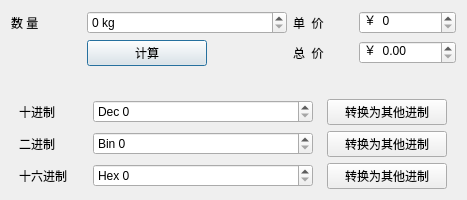
<?xml version="1.0" encoding="UTF-8"?>
<ui version="4.0">
 <class>TestSpinBox</class>
 <widget class="QDialog" name="TestSpinBox">
  <property name="geometry">
   <rect>
    <x>0</x>
    <y>0</y>
    <width>467</width>
    <height>200</height>
   </rect>
  </property>
  <property name="windowTitle">
   <string>Dialog</string>
  </property>
  <layout class="QVBoxLayout" name="verticalLayout">
   <item>
    <layout class="QGridLayout" name="gridLayout" columnminimumwidth="0,0,0,0">
     <property name="sizeConstraint">
      <enum>QLayout::SetFixedSize</enum>
     </property>
     <item row="0" column="1">
      <widget class="QSpinBox" name="spinBoxNum">
       <property name="minimumSize">
        <size>
         <width>200</width>
         <height>0</height>
        </size>
       </property>
       <property name="suffix">
        <string> kg</string>
       </property>
       <property name="prefix">
        <string/>
       </property>
      </widget>
     </item>
     <item row="0" column="3">
      <widget class="QSpinBox" name="spinBoxPrice">
       <property name="prefix">
        <string>￥  </string>
       </property>
      </widget>
     </item>
     <item row="0" column="2">
      <widget class="QLabel" name="label_2">
       <property name="minimumSize">
        <size>
         <width>0</width>
         <height>0</height>
        </size>
       </property>
       <property name="maximumSize">
        <size>
         <width>60</width>
         <height>16777215</height>
        </size>
       </property>
       <property name="text">
        <string>单  价</string>
       </property>
      </widget>
     </item>
     <item row="0" column="0">
      <widget class="QLabel" name="label">
       <property name="minimumSize">
        <size>
         <width>0</width>
         <height>0</height>
        </size>
       </property>
       <property name="maximumSize">
        <size>
         <width>70</width>
         <height>16777215</height>
        </size>
       </property>
       <property name="text">
        <string>数 量</string>
       </property>
      </widget>
     </item>
     <item row="1" column="1">
      <widget class="QPushButton" name="pBtnCacl">
       <property name="maximumSize">
        <size>
         <width>120</width>
         <height>16777215</height>
        </size>
       </property>
       <property name="text">
        <string>计算</string>
       </property>
      </widget>
     </item>
     <item row="1" column="2">
      <widget class="QLabel" name="label_3">
       <property name="text">
        <string>总  价</string>
       </property>
      </widget>
     </item>
     <item row="1" column="3">
      <widget class="QDoubleSpinBox" name="spinBoxTotal">
       <property name="prefix">
        <string>￥  </string>
       </property>
       <property name="singleStep">
        <double>0.100000000000000</double>
       </property>
      </widget>
     </item>
    </layout>
   </item>
   <item>
    <spacer name="verticalSpacer">
     <property name="orientation">
      <enum>Qt::Vertical</enum>
     </property>
     <property name="sizeHint" stdset="0">
      <size>
       <width>20</width>
       <height>245</height>
      </size>
     </property>
    </spacer>
   </item>
   <item>
    <layout class="QGridLayout" name="gridLayout_2">
     <item row="0" column="0">
      <widget class="QLabel" name="label_4">
       <property name="maximumSize">
        <size>
         <width>60</width>
         <height>16777215</height>
        </size>
       </property>
       <property name="text">
        <string>十进制</string>
       </property>
      </widget>
     </item>
     <item row="2" column="0">
      <widget class="QLabel" name="label_6">
       <property name="text">
        <string>十六进制</string>
       </property>
      </widget>
     </item>
     <item row="1" column="0">
      <widget class="QLabel" name="label_5">
       <property name="text">
        <string>二进制</string>
       </property>
      </widget>
     </item>
     <item row="0" column="3">
      <widget class="QPushButton" name="pBtnDec">
       <property name="minimumSize">
        <size>
         <width>30</width>
         <height>0</height>
        </size>
       </property>
       <property name="maximumSize">
        <size>
         <width>120</width>
         <height>16777215</height>
        </size>
       </property>
       <property name="text">
        <string>转换为其他进制</string>
       </property>
      </widget>
     </item>
     <item row="1" column="3">
      <widget class="QPushButton" name="pBtnBin">
       <property name="text">
        <string>转换为其他进制</string>
       </property>
      </widget>
     </item>
     <item row="2" column="3">
      <widget class="QPushButton" name="pBtnHex">
       <property name="text">
        <string>转换为其他进制</string>
       </property>
      </widget>
     </item>
     <item row="0" column="2">
      <widget class="QSpinBox" name="spinBoxDec">
       <property name="minimumSize">
        <size>
         <width>200</width>
         <height>0</height>
        </size>
       </property>
       <property name="maximumSize">
        <size>
         <width>220</width>
         <height>16777215</height>
        </size>
       </property>
       <property name="prefix">
        <string>Dec </string>
       </property>
      </widget>
     </item>
     <item row="1" column="2">
      <widget class="QSpinBox" name="spinBoxBin">
       <property name="prefix">
        <string>Bin </string>
       </property>
       <property name="displayIntegerBase">
        <number>2</number>
       </property>
      </widget>
     </item>
     <item row="2" column="2">
      <widget class="QSpinBox" name="spinBoxHex">
       <property name="prefix">
        <string>Hex </string>
       </property>
       <property name="displayIntegerBase">
        <number>16</number>
       </property>
      </widget>
     </item>
    </layout>
   </item>
  </layout>
 </widget>
 <resources/>
 <connections/>
</ui>
